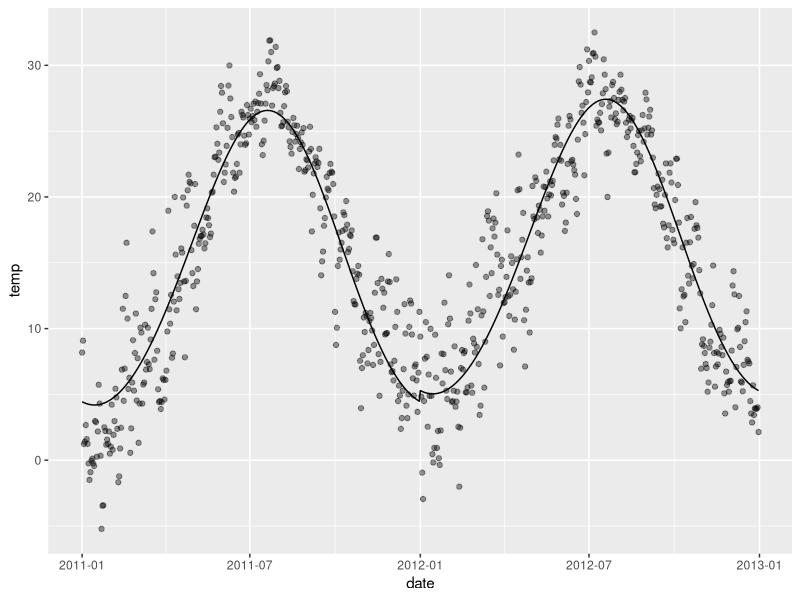
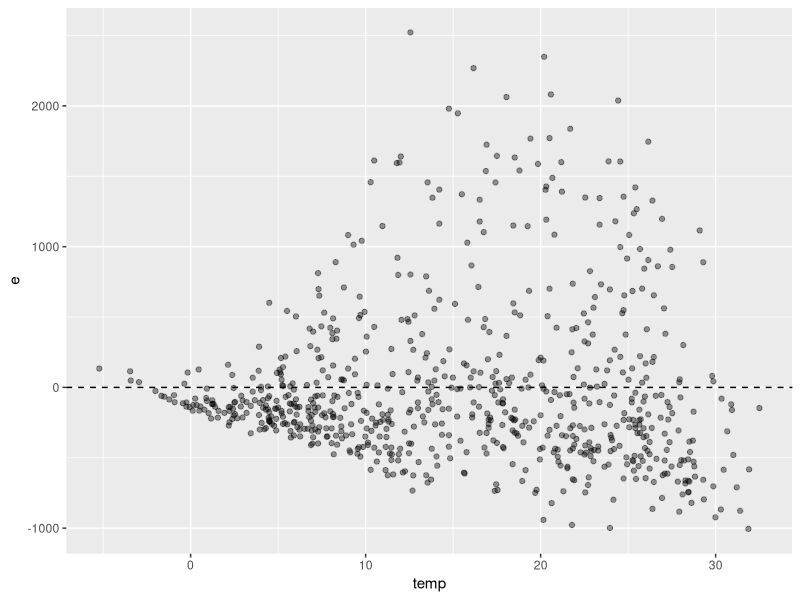

R code for these plots, in order:
## ---- chunk 1
knitr::opts_chunk$set(echo = TRUE, error = TRUE)
set.seed(20261103)
library(tidyverse)
## ---- chunk 2
bikes <- read.csv("../../data/bikes.csv")
n <- nrow(bikes)
## ---- chunk 3
bikes$y2012 <- as.numeric(bikes$year == 2012)
bikes$d <- as.numeric(format(as.Date(bikes$date), "%j"))   # day of the year
fit_temp <- lm(temp ~ y2012 + sin(2 * pi * d / 365) + cos(2 * pi * d / 365) +
                 sin(4 * pi * d / 365) + cos(4 * pi * d / 365), data = bikes)
z <- resid(fit_temp)
ggplot(data.frame(date = as.Date(bikes$date), temp = bikes$temp,
                  fitted = fitted(fit_temp)), aes(date, temp)) +
  geom_point(alpha = 0.4) + geom_line(aes(y = fitted))
## ---- chunk 4
block_boot <- function(x, stat, B, l) {
  n <- length(x)
  replicate(B, {
    xs <- c()
    while (length(xs) < n) {
      i <- sample(n - l + 1, 1)
      xs <- c(xs, x[i:(i + l - 1)])
    }
    stat(xs[1:n])
  })
}
X <- model.matrix(fit_temp)
effect <- function(zs) coef(lm.fit(X, fitted(fit_temp) + zs))[["y2012"]]
## ---- chunk 5
fit_casual <- lm(casual ~ temp, data = bikes)
x <- bikes$temp
y <- bikes$casual
y_hat <- fitted(fit_casual)
e <- resid(fit_casual)
ggplot(data.frame(temp = x, e), aes(temp, e)) + geom_point(alpha = 0.4) +
  geom_hline(yintercept = 0, lty = 2)
far <- order(-abs(x - mean(x)))[1:10]   # the 10 days farthest from the mean temp
